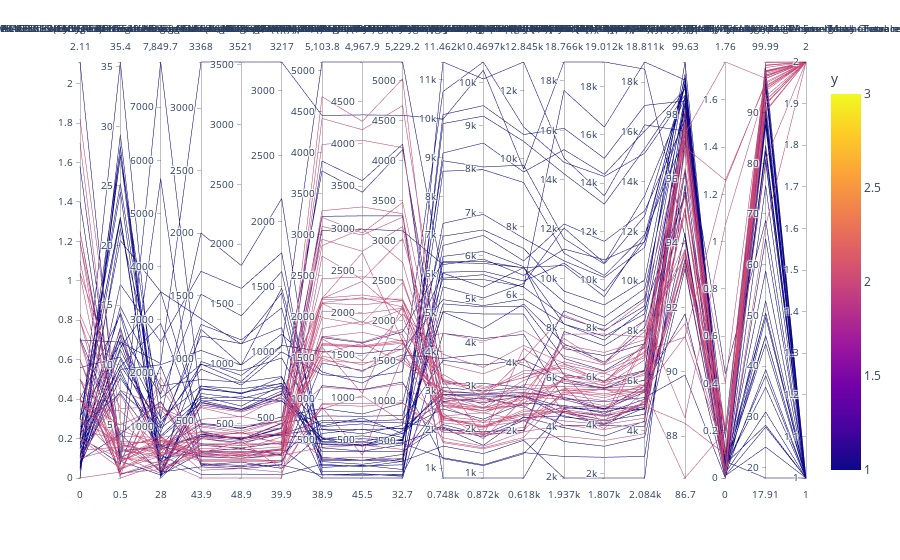

The notebook cell this image was saved under:
### Code cell
fig = px.parallel_coordinates(data, color="y",
                              color_continuous_scale=px.colors.sequential.Plasma,
                              color_continuous_midpoint=2)
fig.show()
